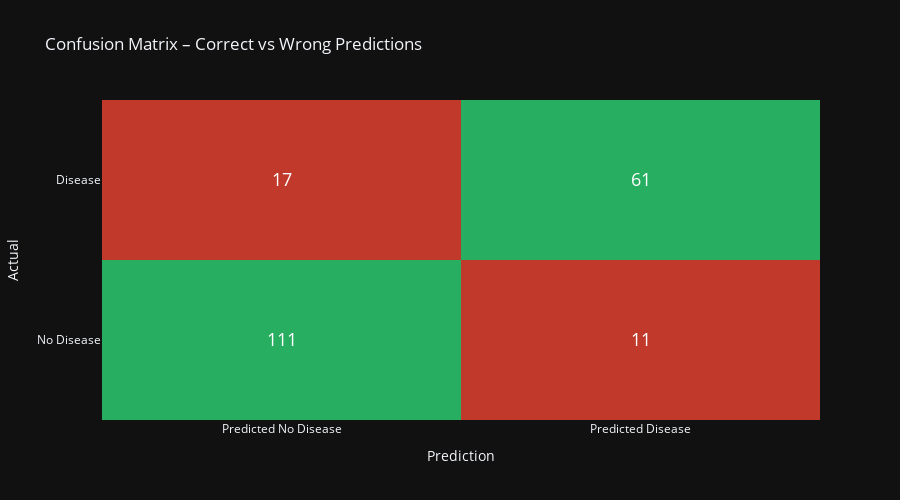

Source (notebook cell):
### Code cell
cm = confusion_matrix(y_test, y_pred)

correct_mask = np.eye(cm.shape[0], dtype=bool)

color_matrix = correct_mask.astype(int)

fig = go.Figure(
    data=go.Heatmap(
        z=color_matrix,
        x=["Predicted No Disease", "Predicted Disease"],
        y=["No Disease", "Disease"],
        text=cm,
        texttemplate="%{text}",
        textfont={"size": 18},
        colorscale=[
            [0, "#c0392b"],  # wrong → red
            [1, "#27ae60"]   # right → green
        ],
        showscale=False
    )
)

fig.update_layout(
    title="Confusion Matrix – Correct vs Wrong Predictions",
    template="plotly_dark",
    xaxis_title="Prediction",
    yaxis_title="Actual",
    height=500
)

fig.show()

### Figure 1 — Plotly figure (JSON) as saved in the notebook; plotly's stock layout.template omitted (floating-point values rounded to 4 significant figures)
{"data": [{"colorscale": [[0, "#c0392b"], [1, "#27ae60"]], "showscale": false, "text": [[111, 11], [17, 61]], "textfont": {"size": 18}, "texttemplate": "%{text}", "type": "heatmap", "x": ["Predicted No Disease", "Predicted Disease"], "y": ["No Disease", "Disease"], "z": [[1, 0], [0, 1]]}], "layout": {"height": 500, "title": {"text": "Confusion Matrix – Correct vs Wrong Predictions"}, "xaxis": {"title": {"text": "Prediction"}}, "yaxis": {"title": {"text": "Actual"}}}}
